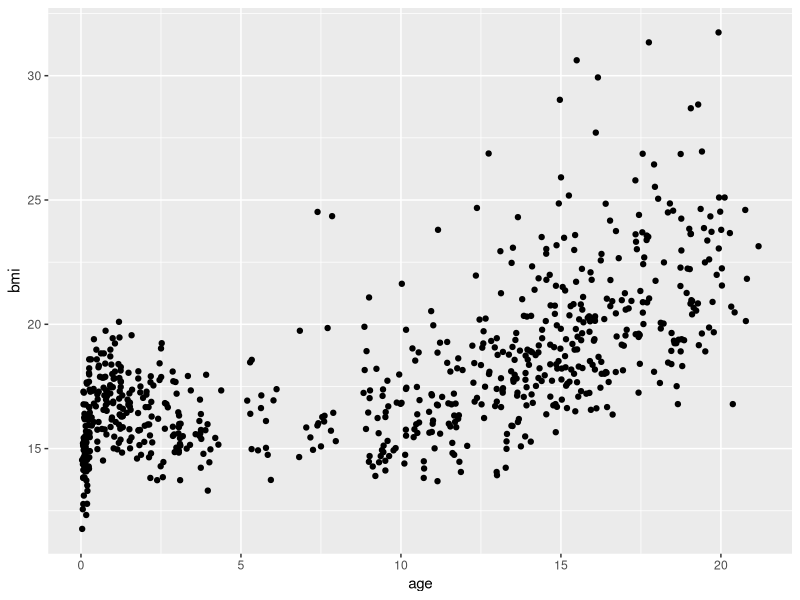
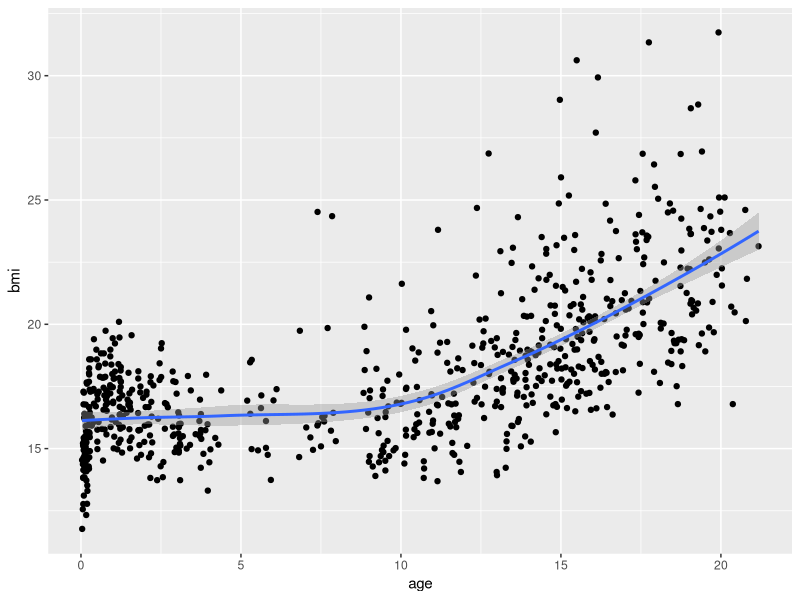
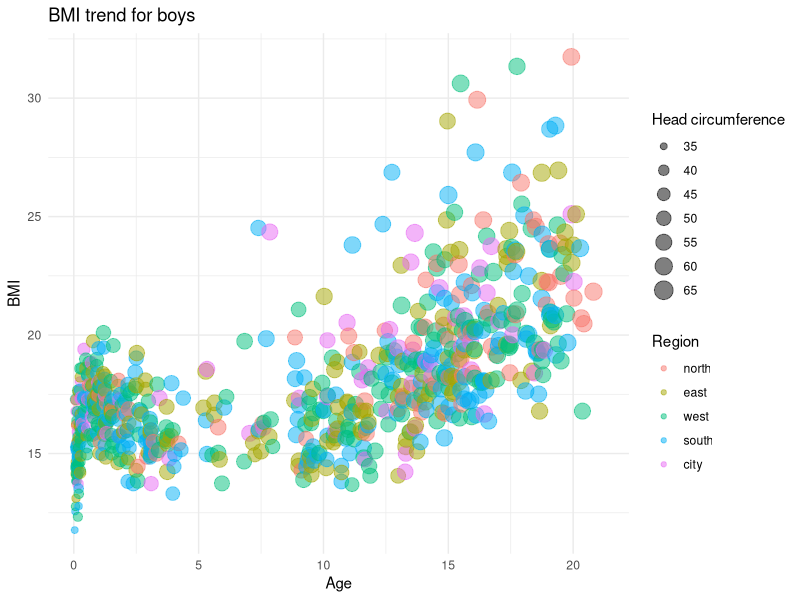
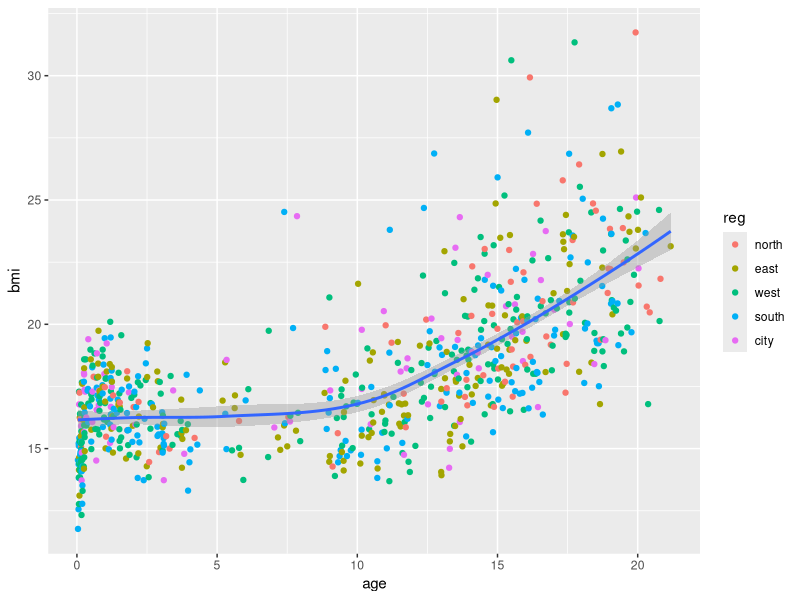
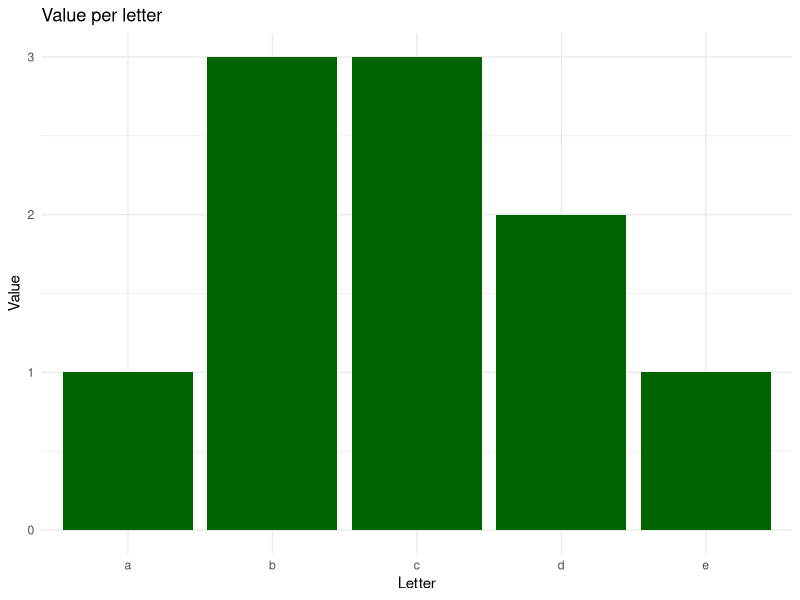
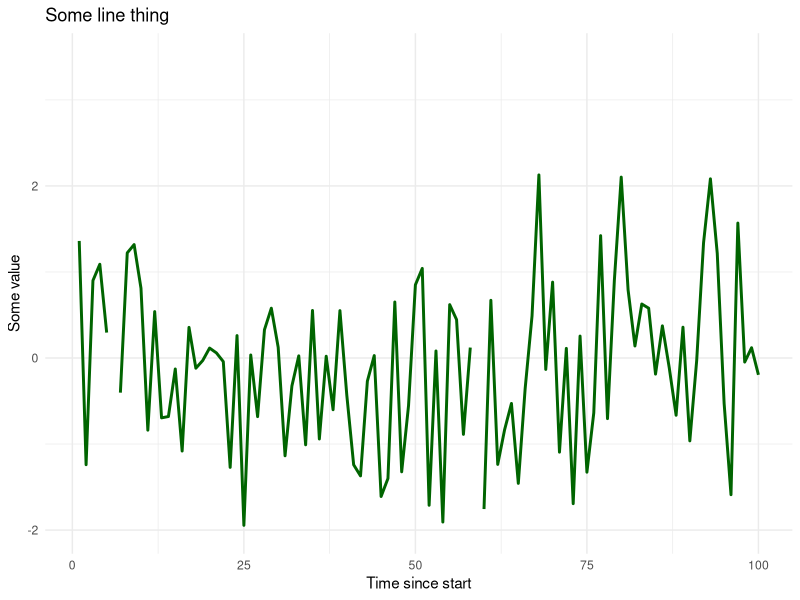
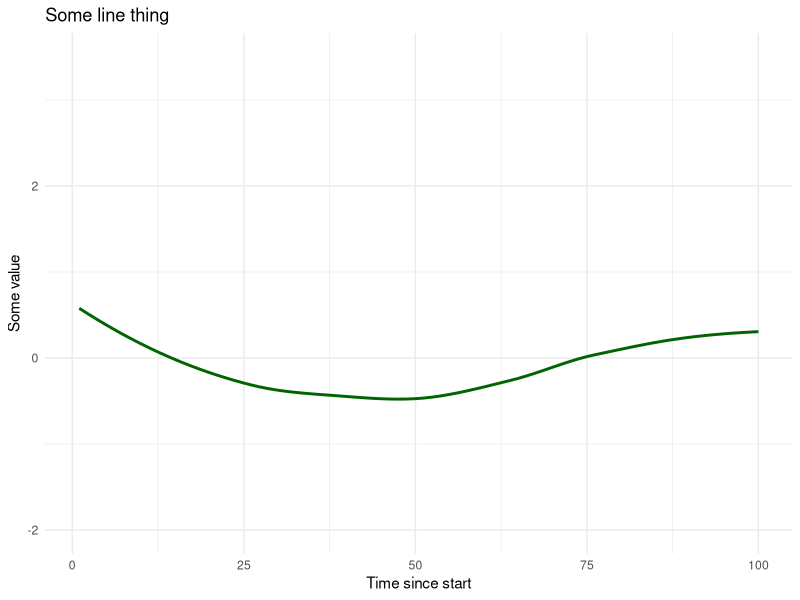
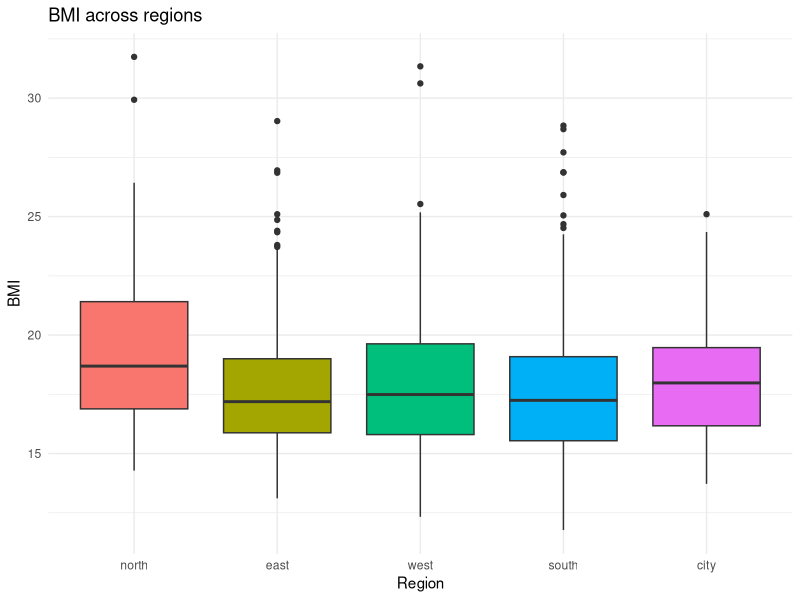

Generate these figures, in order, with R:
## ---- chunk 1
library(ggplot2)
library(mice) # for the boys dataset
library(tidyverse)
library(gridExtra) # to combine plots
## ---- chunk 2
boys %>%
  filter(!is.na(age) & !is.na(bmi)) %>% 
  ggplot(aes(x = age, y = bmi)) +
  geom_point() 
## ---- chunk 3
boys %>%
  filter(!is.na(age) & !is.na(bmi)) %>% 
  ggplot(aes(x = age, y = bmi)) +
  geom_point() +
  geom_smooth()
## ---- chunk 4
gg <- 
  boys %>% 
  filter(!is.na(reg)) %>% 
  
  ggplot(aes(x      = age, 
             y      = bmi, 
             size   = hc, 
             colour = reg)) +
  
  geom_point(alpha = 0.5) +
  
  labs(title  = "BMI trend for boys",
       x      = "Age", 
       y      = "BMI", 
       size   = "Head circumference",
       colour = "Region") +
  theme_minimal()
## ---- chunk 5
plot(gg)
## ---- chunk 6
boys %>% filter(!is.na(age) & !is.na(bmi) & !is.na(reg)) %>%
  ggplot( aes(x = age, y = bmi)) +
  geom_point( aes( col = reg )) + 
  geom_smooth()
## ---- chunk 7
data.frame(x = letters[1:5], y = c(1, 3, 3, 2, 1)) %>% 
  ggplot(aes(x = x, y = y)) + 
  geom_bar(fill = "dark green", stat = "identity") +
  labs(title = "Value per letter",
       x     = "Letter", 
       y     = "Value") +
  theme_minimal()
## ---- chunk 8
ggdat <- data.frame(x = 1:100, y = rnorm(100))
ggdat %>% 
  ggplot(aes(x = x, y = y)) + 
  geom_line(colour = "dark green", lwd = 1) +
  ylim(-2, 3.5) +
  labs(title = "Some line thing",
       x     = "Time since start", 
       y     = "Some value") +
  theme_minimal()
## ---- chunk 9
ggdat %>% 
  ggplot(aes(x = x, y = y)) + 
  geom_smooth(colour = "dark green", lwd = 1, se = FALSE) +
  ylim(-2, 3.5) +
  labs(title = "Some line thing",
       x     = "Time since start", 
       y     = "Some value") +
  theme_minimal()
## ---- chunk 10
boys %>% 
  filter(!is.na(reg)) %>% 
  
  ggplot(aes(x = reg, y = bmi, fill = reg)) +
  
  geom_boxplot() +
  
  labs(title = "BMI across regions",
       x     = "Region", 
       y     = "BMI") +
  theme_minimal() + 
  theme(legend.position = "none")
## ---- chunk 11
boys %>%
  ggplot( aes(x = age, y = bmi, shape = reg )) +
  geom_point( ) +
  scale_shape_manual( values = c(5,3,8,13,20))
## ---- chunk 12
dens <- boys %>% 
  mutate( agegrp = case_when( age < 10 ~ "<10",
                              age < 15 ~ "10-14",
                              age >= 15 ~ "15+")) %>%
  ggplot(aes(x=hgt, fill = agegrp))+
  geom_density( alpha=1/3)

grid.arrange( dens, dens + scale_fill_viridis_d(), ncol=2)
## ---- chunk 13
boys %>%
  filter( !is.na(age) & !is.na(bmi)) %>%
  ggplot( aes(x = age, y = bmi)) +
  geom_point( ) + 
  geom_smooth() + 
  facet_wrap( ~ reg)
## ---- chunk 14
boys %>%
  ggplot( aes(x = age, y = bmi)) +
  geom_point( ) +
  theme( panel.background = element_blank()
       , axis.title.x=element_text( size=14, color="red" ))
